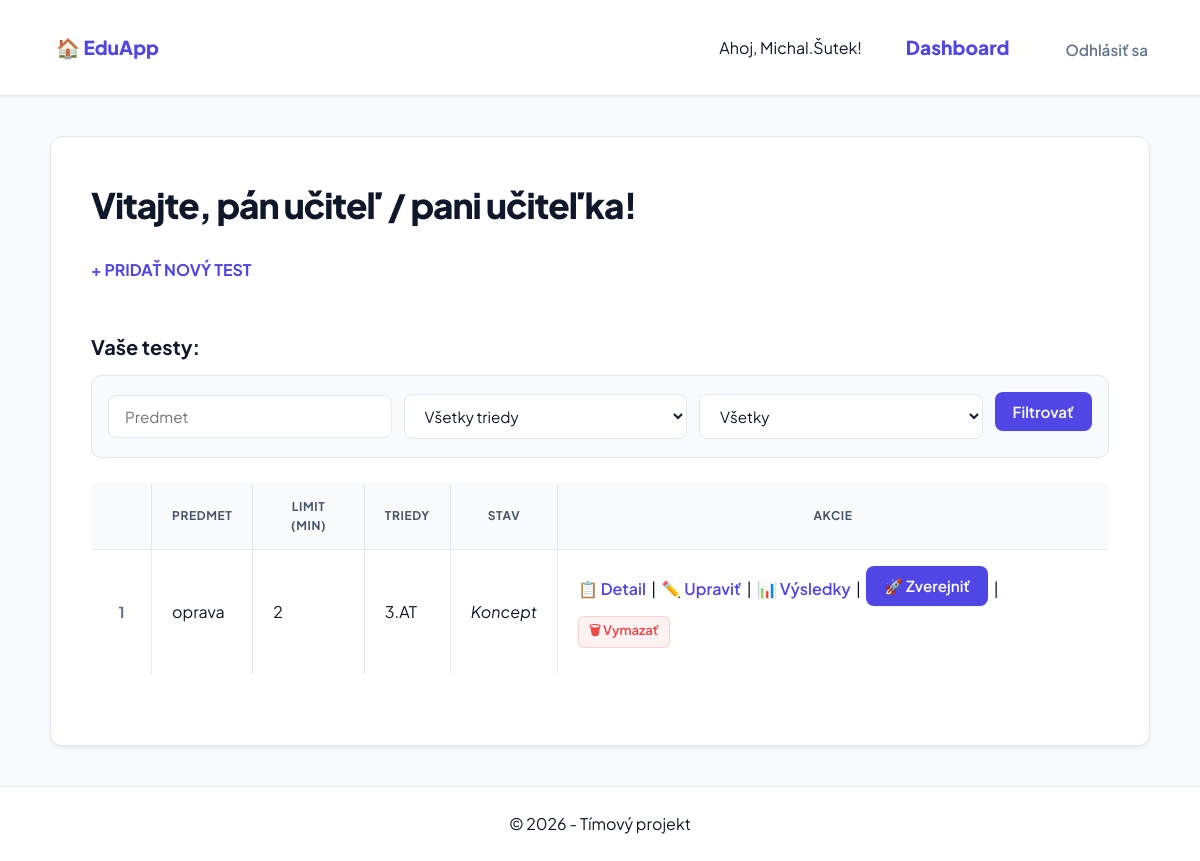
The app's page /dashboard/ (signed in), older data.
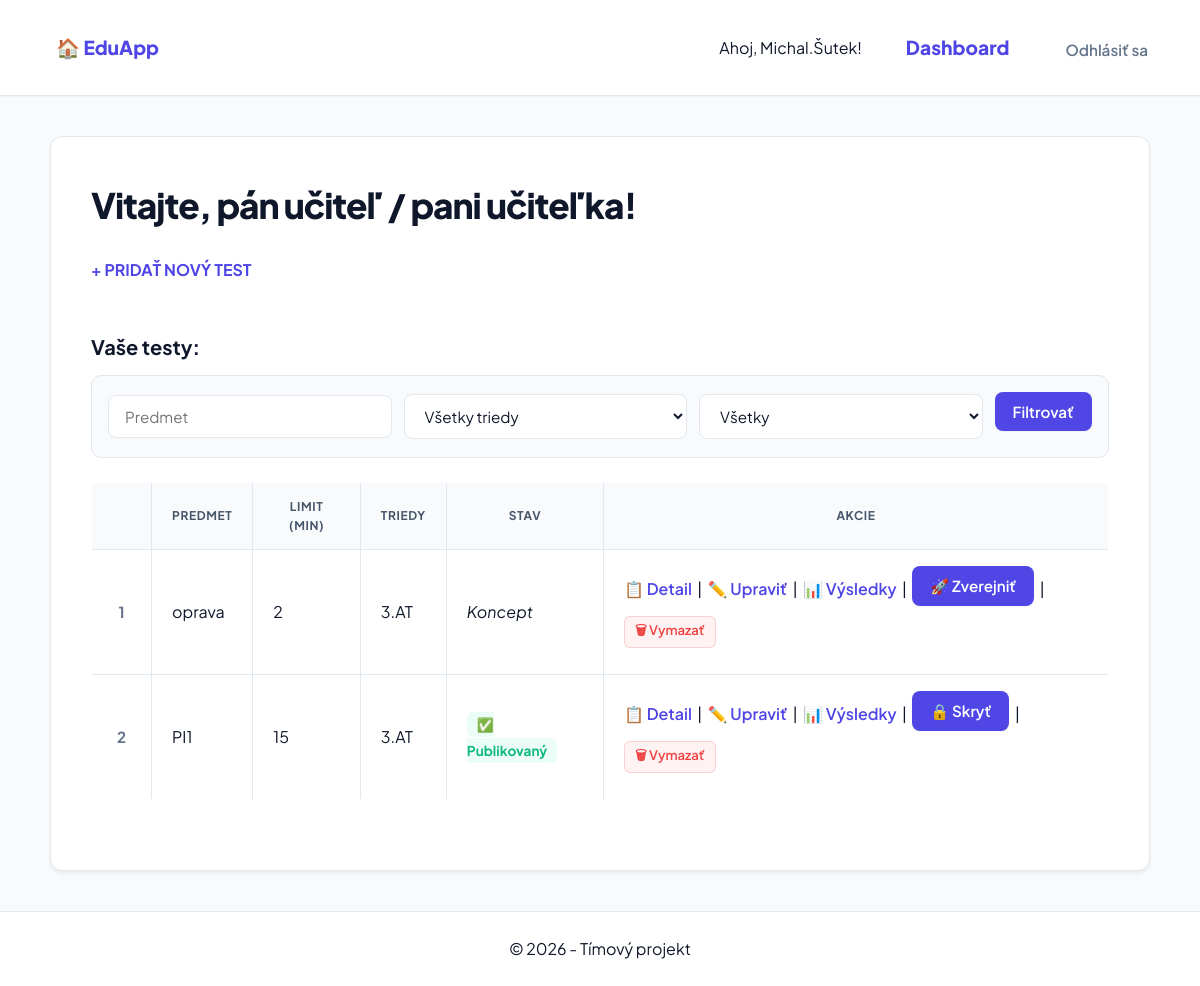
The same page, newer data.
### quiz/models.py (models this page shows, shortened)
class Test(models.Model):
    title = models.CharField(max_length=200)
    description = models.TextField()
    subject = models.CharField(max_length=100)
    time_limit = models.IntegerField(help_text="Limit v minútach")
    is_published = models.BooleanField(default=False)
    created_by = models.ForeignKey(User, null=True, blank=True, on_delete=models.SET_NULL, related_name='testy')
    assigned_classes = models.ManyToManyField(Trieda, related_name='tests', blank=True)
    questions = models.ManyToManyField(Question, related_name='tests', through='TestQuestion')

class Trieda(models.Model):
    nazov = models.CharField(max_length=10, unique=True)
    class Meta:
        verbose_name_plural = "Triedy"

### quiz/views.py (the view, shortened to what this page needs)
# urls.py: path('dashboard/', views.dashboard, name='dashboard'),
@login_required
def dashboard(request):
    profil, _ = Profil.objects.get_or_create(user=request.user)
    if is_teacher_or_staff(request.user):
        if request.user.is_staff:
            testy = Test.objects.prefetch_related('assigned_classes').all()
        else:
            testy = Test.objects.prefetch_related('assigned_classes').filter(created_by=request.user)
        publikovany_filter = request.GET.get('publikovany', '')
        trieda_filter = request.GET.get('trieda', '')
        predmet_filter = request.GET.get('predmet', '')
        if publikovany_filter == '1':
            testy = testy.filter(is_published=True)
        elif publikovany_filter == '0':
            testy = testy.filter(is_published=False)
        if trieda_filter:
            testy = testy.filter(assigned_classes__nazov=trieda_filter)
        if predmet_filter:
            testy = testy.filter(subject__icontains=predmet_filter)
        triedy = Trieda.objects.all()
        return render(request, 'quiz/ucitel_dashboard.html', {
            'testy': testy,
            'triedy': triedy,
            'publikovany_filter': publikovany_filter,
            'trieda_filter': trieda_filter,
            'predmet_filter': predmet_filter,
        })

### quiz/views.py (called while the page is built)
def is_teacher_or_staff(user):
    try:
        return user.profil.is_teacher or user.is_staff
    except Profil.DoesNotExist:
        return user.is_staff

### quiz/templates/quiz/ucitel_dashboard.html (shortened to what this page needs)
{% extends 'quiz/base.html' %}
{% block content %}
    <h1>Vitajte, pán učiteľ / pani učiteľka!</h1>
    <a href="{% url 'vytvor_test' %}"><strong>+ PRIDAŤ NOVÝ TEST</strong></a>
    <h3>Vaše testy:</h3>
    <form method="get">
        <input type="text" name="predmet" value="{{ predmet_filter }}" placeholder="Predmet">
        <select name="trieda">
            <option value="">Všetky triedy</option>
        </select>
        <select name="publikovany">
            <option value="">Všetky</option>
        </select>
        <button type="submit">Filtrovať</button>
    </form>
    <table border="1" cellpadding="6">
        <thead>
            <tr>
                <th>Názov testu</th>
                <th>Predmet</th>
                <th>Limit (min)</th>
                <th>Triedy</th>
                <th>Stav</th>
                <th>Akcie</th>
            </tr>
        </thead>
        <tbody>
            {% for test in testy %}
            <tr>
                <td>{{ test.title }}</td>
                <td>{{ test.subject }}</td>
                <td>{{ test.time_limit }}</td>
                <td>
                    {% for t in test.assigned_classes.all %}{{ t.nazov }}{% if not forloop.last %}, {% endif %}
                    {% empty %}—{% endfor %}
                </td>
                <td>
                    {% if test.is_published %}
                        <span style="color:green;">✅ Publikovaný</span>
                    {% else %}
                        <em>Koncept</em>
                    {% endif %}
                </td>
                <td>
                    <a href="{% url 'detail_testu' test.id %}">📋 Detail</a>
                    &nbsp;|&nbsp;
                    <a href="{% url 'uprav_test' test.id %}">✏️ Upraviť</a>
                    &nbsp;|&nbsp;
                    <a href="{% url 'vysledky_testu' test.id %}">📊 Výsledky</a>
                    &nbsp;|&nbsp;
                    <form method="post" action="{% url 'prepni_stav_testu' test.id %}" style="display:inline;">
                        {% if test.is_published %}
                            <button type="submit">🔒 Skryť</button>
                        {% else %}
                            <button type="submit">🚀 Zverejniť</button>
                        {% endif %}
                    </form>
                    &nbsp;|&nbsp;
                    <form method="post" action="{% url 'zmaz_test' test.id %}" style="display:inline;">
                        <button type="submit" class="btn-danger-small" onclick="return confirm('Naozaj chceš vymazať test &quot;{{ test.title }}&quot;? Táto akcia sa nedá vrátiť.')">🗑 Vymazať</button>
                    </form>
                </td>
            </tr>
            {% empty %}
            <tr>
                <td colspan="6">Žiadne testy nevyhovujú filtru.</td>
            </tr>
            {% endfor %}
        </tbody>
    </table>
{% endblock %}

Row changes from the older to the newer data that the page shows:
added Test: subject "PI1", time_limit "15", is_published "✅ Publikovaný", Trieda (nazov "3.AT")
